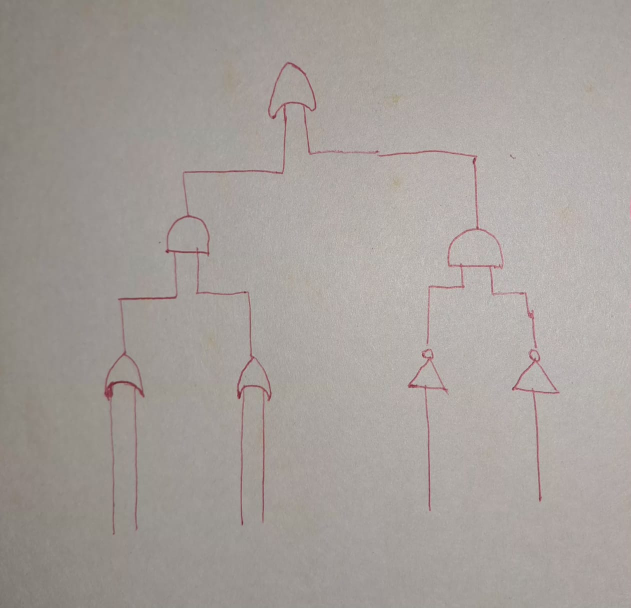
#> input picture new8.jpeg, 1261 x 1215 px (shown at 1/2 size)
$ python vision_engine.py
#> lines starting #> are read from the running program, lines starting #| are printed output that depends on the picture; after the words box and inside, x2 and y2 are one past the last pixel; in counts of white or black regions, pixels touching at a corner belong together
import cv2
import numpy as np
import matplotlib.pyplot as plt


def classify_complex_circuit_v25_custom(image_path, show_output=True):
#> called with image_path = 'new8.jpeg', show_output = True
    img = cv2.imread(image_path)
#> img is the input picture: shape (1215, 1261, 3); mean B, G, R 155.1, 159.4, 165.6
    if img is None:
        print(f"Error: Could not find image at {image_path}")
        return []

    # --- 1. RESIZE & THRESHOLD (The Stable v25 Foundation) ---
    target_width = 800
    aspect = img.shape[0] / img.shape[1]
    img = cv2.resize(img, (target_width, int(target_width * aspect)))
#> img: shape (770, 800, 3)
    gray = cv2.cvtColor(img, cv2.COLOR_BGR2GRAY)

    blurred = cv2.medianBlur(gray, 5)
    binary = cv2.adaptiveThreshold(blurred, 255, cv2.ADAPTIVE_THRESH_GAUSSIAN_C, cv2.THRESH_BINARY_INV, 51, 8)
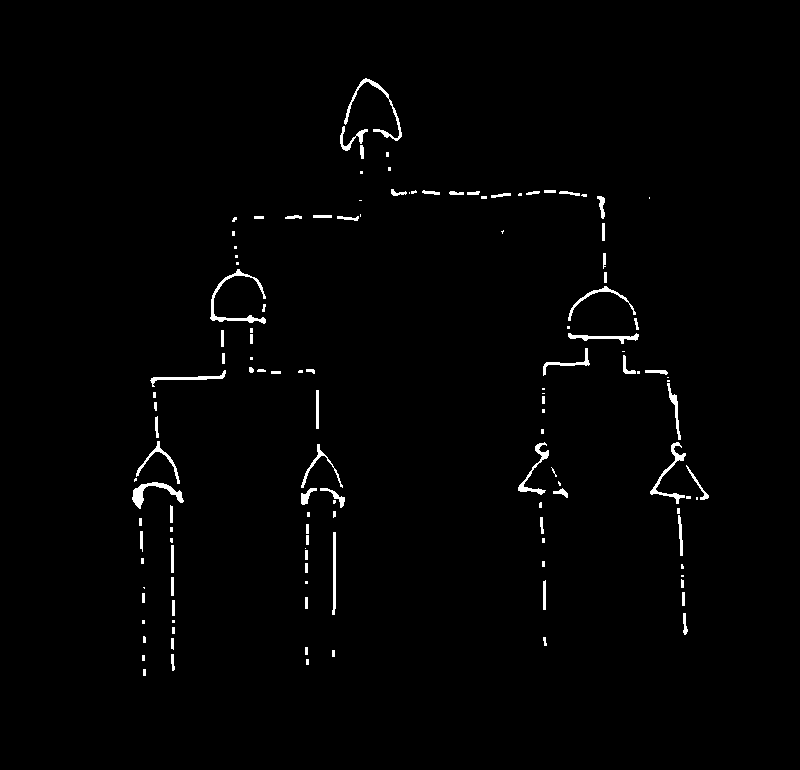
#> binary: shape (770, 800); 1.3% white; 130 white regions (54 under 20 px), largest, box (x1, y1, x2, y2) and area: (210, 269, 266, 324) 505, (344, 78, 402, 141) 430, (132, 482, 184, 509) 419

    binary[0:15, :] = 0;
    binary[-15:, :] = 0
    binary[:, 0:15] = 0;
    binary[:, -15:] = 0

    # --- 2. FLOOD FILL & ISOLATE ---
    thick = cv2.dilate(binary, np.ones((3, 3), np.uint8), iterations=2)
#> thick: shape (770, 800); 3.7% white; 67 white regions, largest, box (x1, y1, x2, y2) and area: (643, 368, 711, 558) 2517, (338, 76, 404, 161) 1879, (565, 251, 641, 346) 1821
    thick = cv2.morphologyEx(thick, cv2.MORPH_CLOSE, np.ones((11, 11), np.uint8))
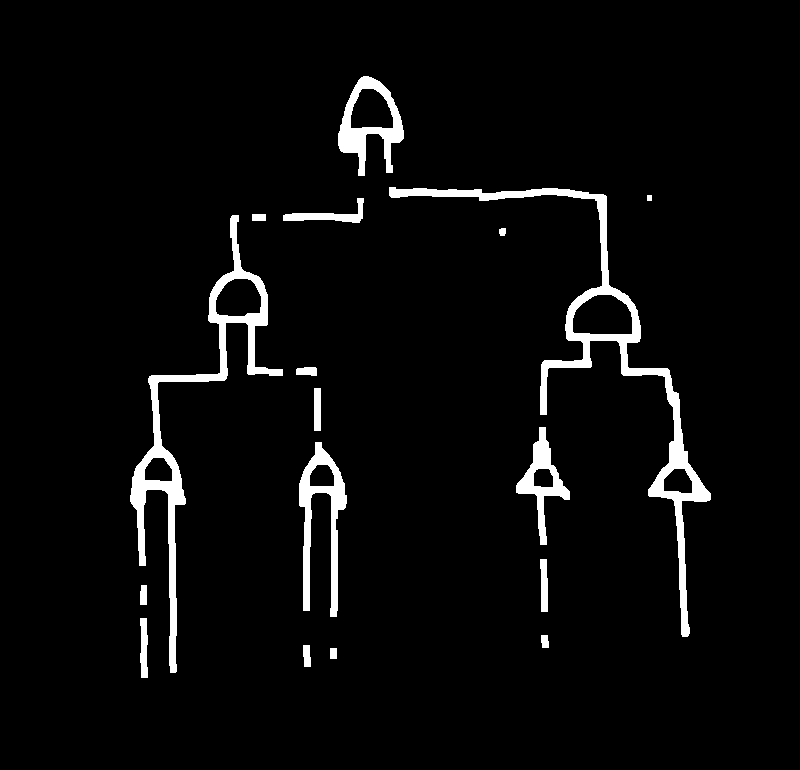
#> thick: shape (770, 800); 4.1% white; 17 white regions

    contours_for_fill, _ = cv2.findContours(thick, cv2.RETR_CCOMP, cv2.CHAIN_APPROX_SIMPLE)
#> contours_for_fill = 24 contours; largest, box (x1, y1, x2, y2) and area: (389, 187, 711, 637) 9879, (130, 215, 283, 673) 8173, (338, 76, 404, 176) 3556, (299, 442, 347, 617) 3066, (572, 294, 633, 335) 2002
    filled_temp = thick.copy()
    for cnt in contours_for_fill:
        cv2.drawContours(filled_temp, [cnt], -1, 255, thickness=cv2.FILLED)
#> this loop made 24 passes
#> cnt on passes 1, 11, 17, 19: [[330, 648], [330, 658], [336, 658], [336, 648]], [[314, 388], [314, 430], [320, 430], [320, 388]], [[252, 214], [252, 220], [265, 220], [265, 214]], [[647, 195], [647, 200], [651, 200], [651, 195]]
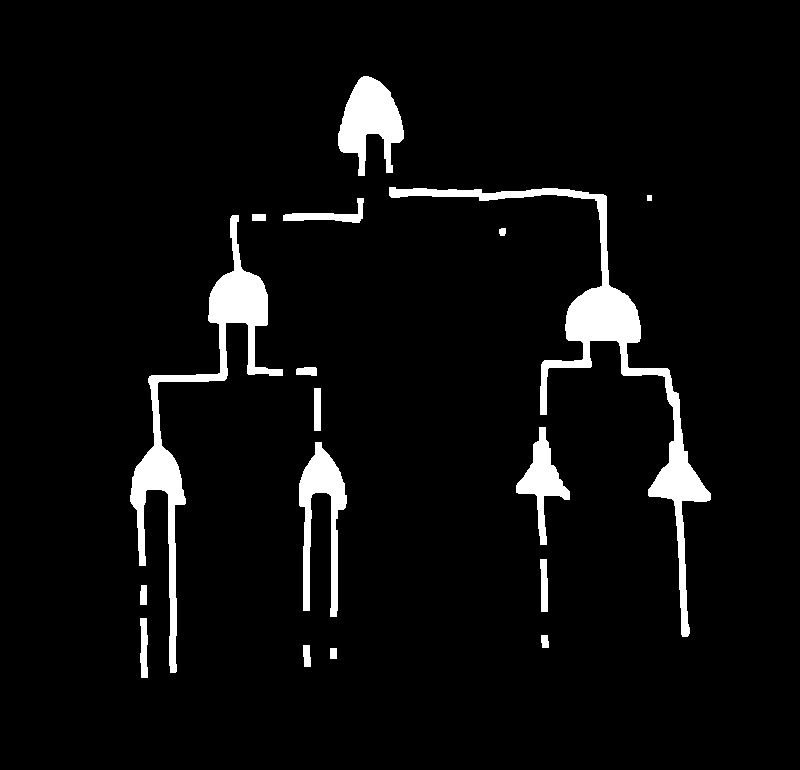
#> filled_temp: shape (770, 800); 5.1% white; 17 white regions, largest, box (x1, y1, x2, y2) and area: (389, 187, 711, 637) 10759, (130, 215, 283, 673) 8904, (338, 76, 404, 176) 3726

    filled_temp = cv2.morphologyEx(filled_temp, cv2.MORPH_CLOSE, np.ones((15, 15), np.uint8))
#> filled_temp: shape (770, 800); 5.2% white; 9 white regions, largest, box (x1, y1, x2, y2) and area: (338, 76, 711, 637) 17295, (130, 214, 347, 673) 13189, (283, 198, 364, 223) 692

    gates_only = cv2.morphologyEx(filled_temp, cv2.MORPH_OPEN, np.ones((11, 11), np.uint8))
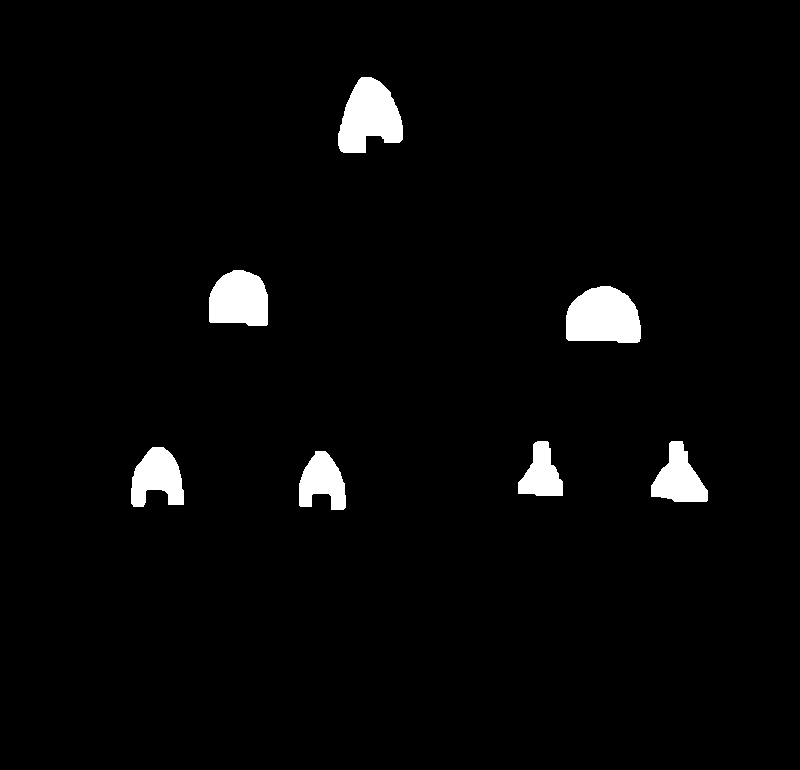
#> gates_only: shape (770, 800); 2.8% white; 7 white regions
    contours, _ = cv2.findContours(gates_only, cv2.RETR_EXTERNAL, cv2.CHAIN_APPROX_SIMPLE)
#> contours = 7 contours; box (x1, y1, x2, y2) and area: (566, 286, 641, 343) 3395, (338, 77, 403, 153) 3266, (209, 270, 268, 326) 2682, (131, 447, 184, 507) 2078, (651, 441, 708, 502) 1966, (299, 451, 346, 510) 1774, (518, 441, 563, 496) 1484

    output_img = img.copy()

    if show_output:
        # UPDATED: Added Aspect Ratio to the console table
        print(
            f"{'TYPE':<10} | {'SCALPEL':<7} | {'SOLIDITY':<8} | {'EXTENT':<8} | {'CIRCULARITY':<11} | {'ASPECT RATIO':<12}")
        print("-" * 75)

    total_image_area = img.shape[0] * img.shape[1]
    detected_components = []

    for cnt in contours:
        area = cv2.contourArea(cnt)

        # The v25 Dynamic Noise Floor (0.1%)
        min_area = total_image_area * 0.001
        max_area = total_image_area * 0.3

        if min_area < area < max_area:
            x, y, w, h = cv2.boundingRect(cnt)

            pad = 30
            y1, y2 = max(0, y - pad), min(filled_temp.shape[0], y + h + pad)
            x1, x2 = max(0, x - pad), min(filled_temp.shape[1], x + w + pad)
            roi = filled_temp[y1:y2, x1:x2]

            if roi.size == 0: continue

            k_base = int(min(w, h) * 0.15)
            k_size = k_base if k_base % 2 != 0 else k_base + 1
            k_size = max(13, k_size)

            clean_kernel = cv2.getStructuringElement(cv2.MORPH_ELLIPSE, (k_size, k_size))
            clean_roi = cv2.morphologyEx(roi, cv2.MORPH_OPEN, clean_kernel)

            roi_contours, _ = cv2.findContours(clean_roi, cv2.RETR_EXTERNAL, cv2.CHAIN_APPROX_SIMPLE)

            if len(roi_contours) > 0:
                body_cnt = max(roi_contours, key=cv2.contourArea)
                b_area = cv2.contourArea(body_cnt)

                if b_area < 50: continue

                hull = cv2.convexHull(body_cnt)
                hull_area = cv2.contourArea(hull)
                solidity = float(b_area) / hull_area if hull_area > 0 else 0

                bx, by, bw, bh = cv2.boundingRect(body_cnt)
                extent = float(b_area) / (bw * bh) if (bw * bh) > 0 else 0

                perimeter = cv2.arcLength(body_cnt, True)
                circularity = (4 * np.pi * b_area) / (perimeter ** 2) if perimeter > 0 else 0

                # UPDATED: Calculate Aspect Ratio
                aspect_ratio = float(bw) / bh if bh > 0 else 0

                # --- CUSTOM V25 HEURISTIC (With Aspect Ratio Shield) ---

                # Shield Added: NOT gates must have low extent AND be tall/square (Aspect Ratio < 1.15)
                if extent < 0.58 and aspect_ratio < 1.15:
                    gate_type = "NOT"
                    color = (255, 0, 255)
                elif solidity > 0.85 and circularity > 0.65:
                    gate_type = "AND"
                    color = (0, 255, 0)
                else:
                    gate_type = "OR"
                    color = (0, 165, 255)

                if show_output:
                    print(
                        f"{gate_type:<10} | {k_size}x{k_size:<5} | {solidity:<8.3f} | {extent:<8.3f} | {circularity:<11.3f} | {aspect_ratio:<12.3f}")

                global_x = x1 + bx
                global_y = y1 + by

                cv2.rectangle(output_img, (global_x, global_y), (global_x + bw, global_y + bh), color, 3)
                cv2.putText(output_img, f"{gate_type} ({solidity:.2f})", (global_x, global_y - 10),
                            cv2.FONT_HERSHEY_SIMPLEX, 0.7, color, 2)

                # STORE FOR MAIN.PY
                detected_components.append({
                    "type": gate_type,
                    "x": global_x,
                    "y": global_y,
                    "w": bw,
                    "h": bh
                })
#> this loop made 7 passes
#> (area, x, y, w, h, y1, y2, x1) on passes 1 to 7: (1774, 299, 451, 47, 59, 421, 540, 269), (2078.5, 131, 447, 53, 60, 417, 537, 101), (1966.5, 651, 441, 57, 61, 411, 532, 621), (1484.5, 518, 441, 45, 55, 411, 526, 488), (3395, 566, 286, 75, 57, 256, 373, 536), (2681.5, 209, 270, 59, 56, 240, 356, 179), (3265.5, 338, 77, 65, 76, 47, 183, 308)
#> (printed output is left out)
#> clean_roi: shape (136, 125); 19.9% white; 1 white region, box (x1, y1, x2, y2) and area: (30, 29, 96, 107) 3380
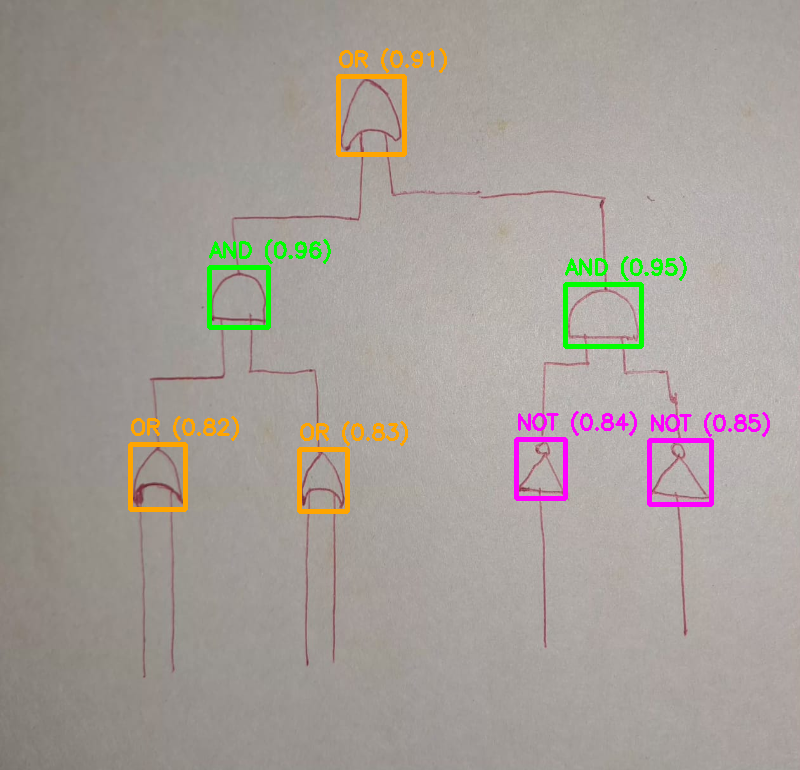
#> output_img: shape (770, 800, 3); mean B, G, R 152.8, 158.8, 165.6
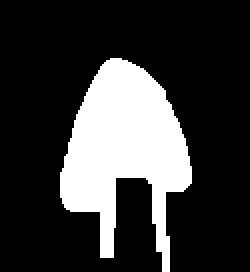
#> roi: shape (136, 125) (shown 2 times larger); 22.4% white; 1 white region, box (x1, y1, x2, y2) and area: (30, 29, 96, 136) 3804
#> after the loop, detected_components = 7 items

    if show_output:
        plt.figure(figsize=(15, 5))
        plt.subplot(1, 3, 1)
        plt.title("1. Thresholded")
        plt.imshow(binary, cmap='gray')

        plt.subplot(1, 3, 2)
        plt.title("2. Isolated Gates")
        plt.imshow(gates_only, cmap='gray')

        plt.subplot(1, 3, 3)
        plt.title("3. Final Result")
        plt.imshow(cv2.cvtColor(output_img, cv2.COLOR_BGR2RGB))
        plt.show()
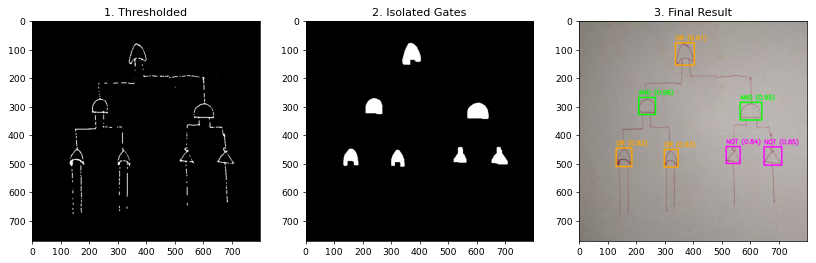
#> figure drawn by matplotlib, 3 panels

    return detected_components


# Test it standalone:
if __name__ == "__main__":
    # Test on an image with a heavily horned OR gate to watch the aspect ratio shield work!
    classify_complex_circuit_v25_custom('new8.jpeg')

$ run again, with new10.jpeg copied over new8.jpeg
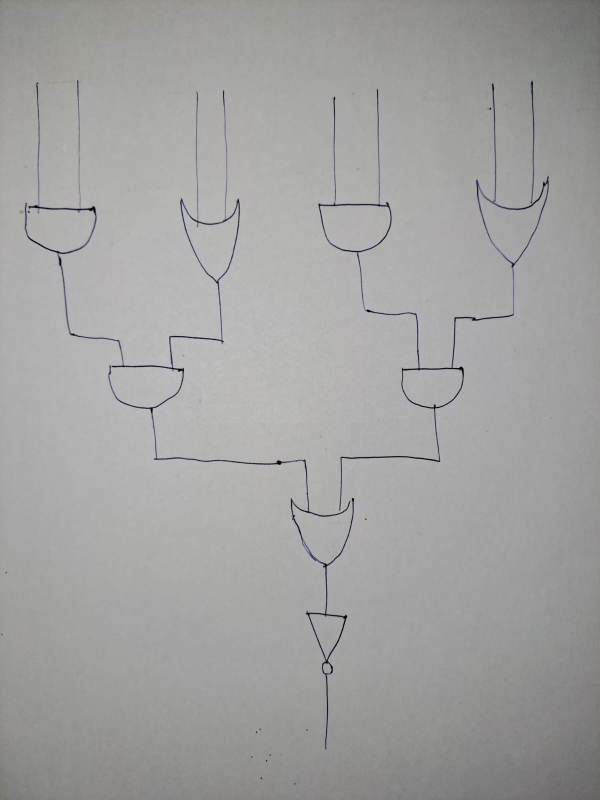
#> input picture new10.jpeg, 1200 x 1600 px (shown at 1/2 size)
#> in classify_complex_circuit_v25_custom, img is the input picture: shape (1600, 1200, 3); mean B, G, R 160.9, 162, 162.1
#> img: shape (1066, 800, 3)
#> binary: shape (1066, 800); 1.2% white; 156 white regions (63 under 20 px), largest, box (x1, y1, x2, y2) and area: (25, 279, 129, 450) 924, (408, 813, 463, 912) 547, (144, 463, 246, 512) 481
#> contours_for_fill = 32 contours; largest, box (x1, y1, x2, y2) and area: (23, 237, 474, 914) 23986, (632, 198, 734, 375) 6994, (422, 218, 525, 347) 6228, (238, 263, 322, 426) 5683, (431, 275, 519, 333) 4072
#> the loop in classify_complex_circuit_v25_custom, `for cnt in contours_for_fill:` made 32 passes
#> cnt on passes 7, 14, 17, 21, 22, 23, 32: [[260, 247], [260, 270], [266, 270], [266, 247]], [[443, 233], [443, 240], [449, 240], [449, 233]], [[102, 212], [102, 223], [108, 223], [108, 212]], [[48, 198], [48, 207], [54, 207], [54, 198]], [[102, 185], [102, 200], [108, 200], [108, 185]], [[442, 181], [442, 207], [448, 207], [448, 181]], [[100, 105], [100, 116], [106, 116], [106, 105]]
#> after the loop in classify_complex_circuit_v25_custom, `for cnt in contours_for_fill:`:
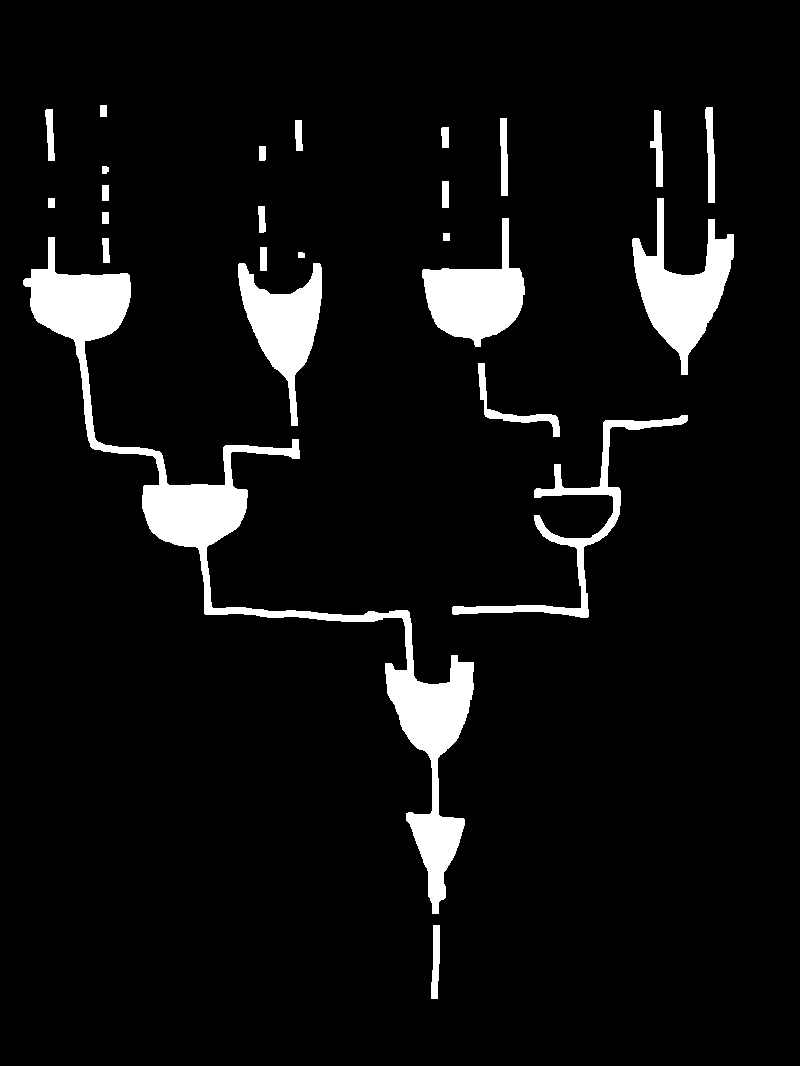
#> filled_temp: shape (1066, 800); 6.4% white; 25 white regions, largest, box (x1, y1, x2, y2) and area: (23, 237, 474, 914) 25260, (632, 198, 734, 375) 7291, (422, 218, 525, 347) 6426
#> gates_only: shape (1066, 800); 4.5% white; 7 white regions
#> contours = 7 contours; box (x1, y1, x2, y2) and area: (634, 234, 734, 353) 6554, (424, 268, 524, 339) 5854, (30, 269, 131, 346) 5812, (385, 662, 474, 757) 5507, (142, 484, 247, 548) 5384, (238, 264, 322, 377) 5380, (410, 814, 464, 901) 2676
#> the loop in classify_complex_circuit_v25_custom, `for cnt in contours:` made 7 passes
#> (area, x, y, w, h, y1, y2, x1) on passes 1 to 7: (2675.5, 410, 814, 54, 87, 784, 931, 380), (5507, 385, 662, 89, 95, 632, 787, 355), (5383.5, 142, 484, 105, 64, 454, 578, 112), (5811.5, 30, 269, 101, 77, 239, 376, 0), (5854.5, 424, 268, 100, 71, 238, 369, 394), (5380, 238, 264, 84, 113, 234, 407, 208), (6554, 634, 234, 100, 119, 204, 383, 604)
#> (printed output is left out)
#> after the loop in classify_complex_circuit_v25_custom, `for cnt in contours:`: detected_components = 7 items
#> in classify_complex_circuit_v25_custom, `plt.show()`:
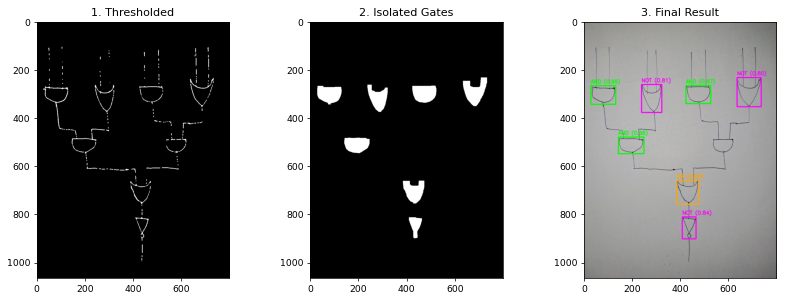
#> figure drawn by matplotlib, 3 panels
